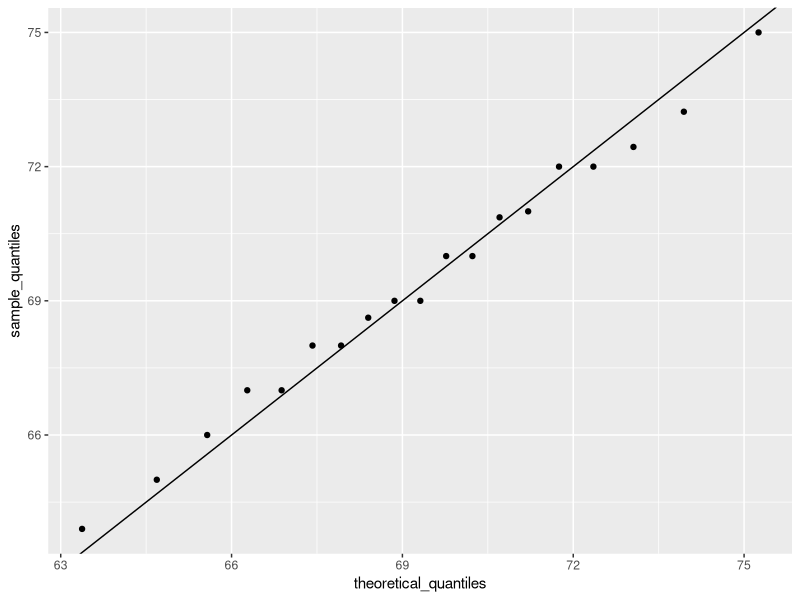
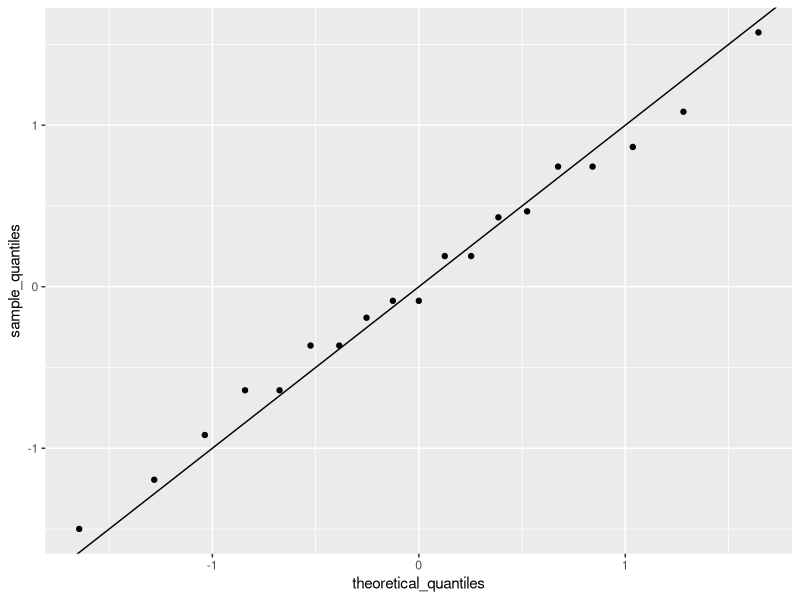
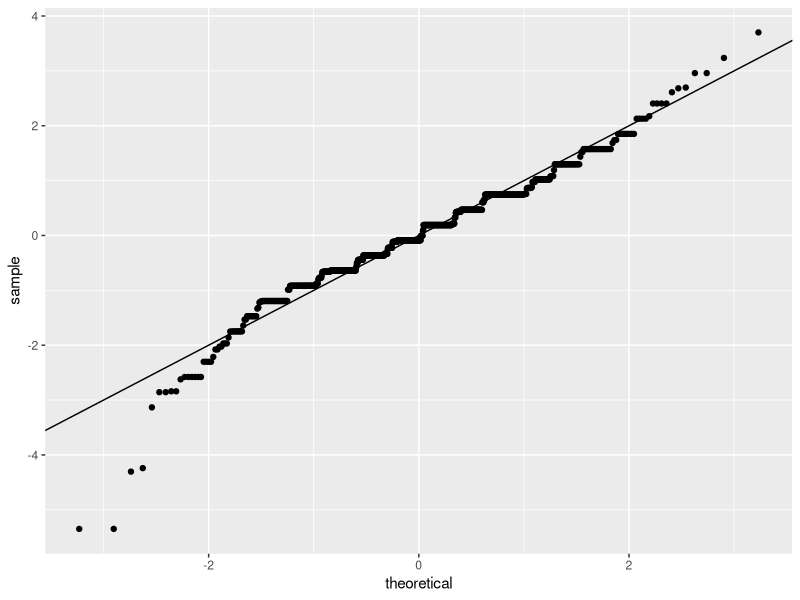
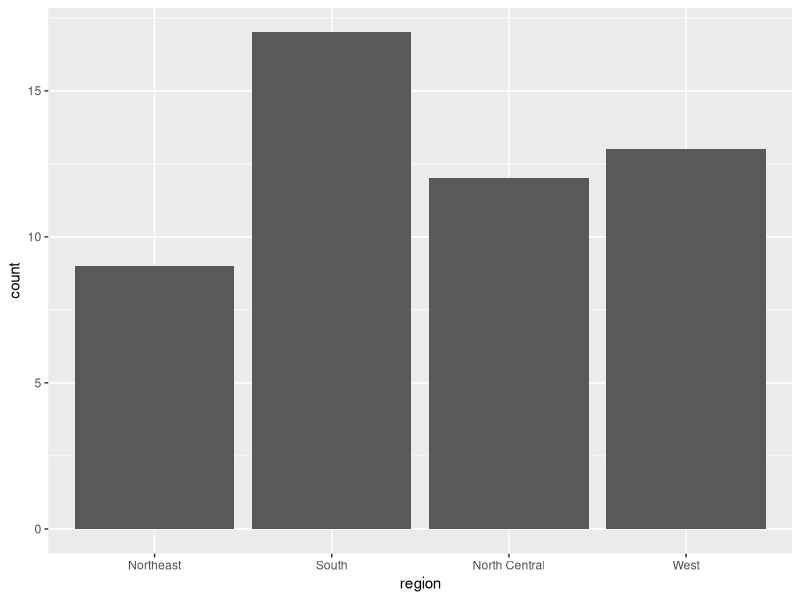
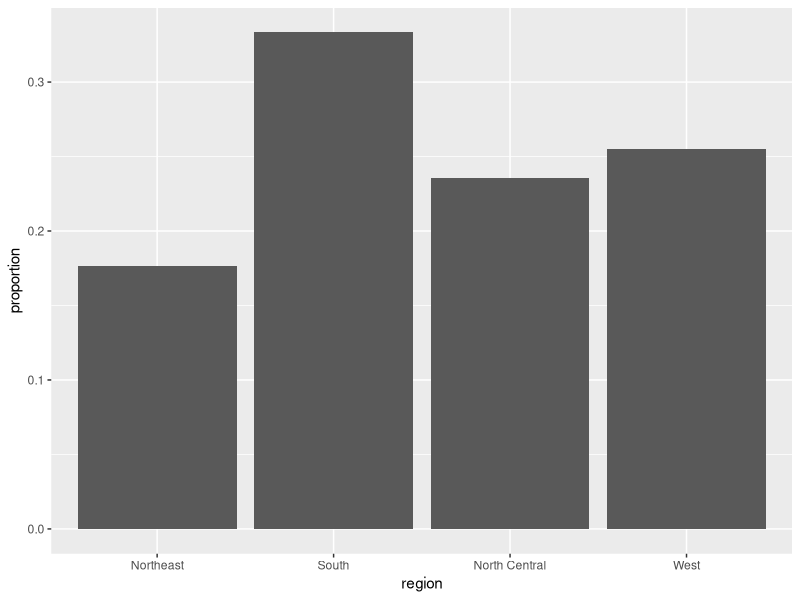
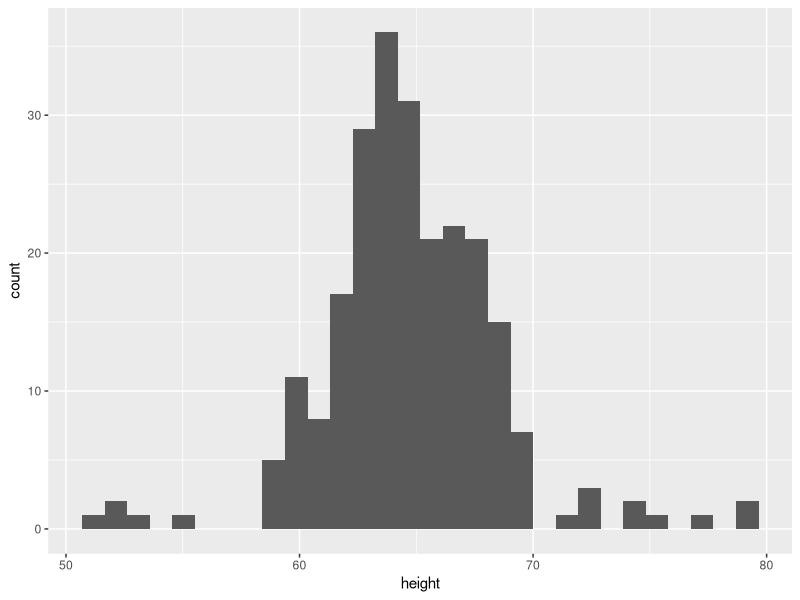
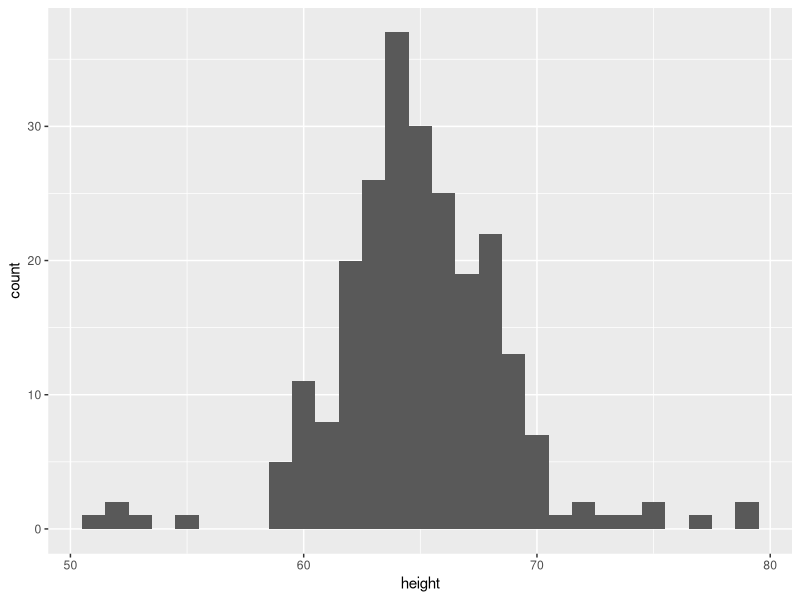
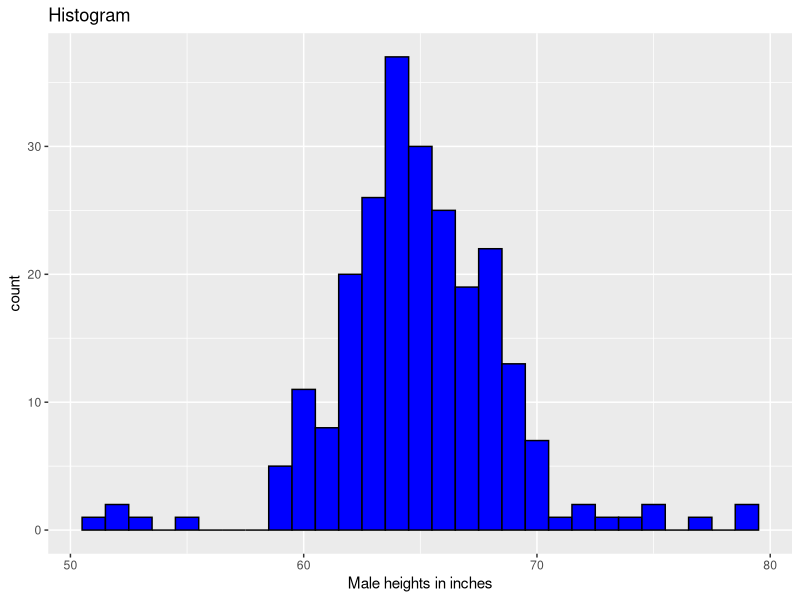

These figures' R source, in order:
## ---- chunk 1
library(tidyverse)
library(dslabs)
data(heights)
head(heights)
## ---- chunk 2
index <- heights$sex=="Male"
x <- heights$height[index]
## ---- chunk 3
m <- mean(x)
s <- sd(x)
c(average = m, sd = s)
## ---- chunk 4
z <- scale(x)
## ---- chunk 5
mean(abs(z) < 2)
## ---- chunk 6
pnorm(-1.96)
## ---- chunk 7
qnorm(0.975)
## ---- chunk 8
qnorm(0.975, mean = 5, sd = 2)
## ---- chunk 9
mean(x <= 69.5)
## ---- chunk 10
p <- seq(0.05, 0.95, 0.05)
## ---- chunk 11
sample_quantiles <- quantile(x, p)
## ---- chunk 12
theoretical_quantiles <- qnorm(p, mean = mean(x), sd = sd(x))
## ---- chunk 13
qplot(theoretical_quantiles, sample_quantiles) + geom_abline()
## ---- chunk 14
sample_quantiles <- quantile(z, p)
theoretical_quantiles <- qnorm(p) 
qplot(theoretical_quantiles, sample_quantiles) + geom_abline()
## ---- chunk 15
heights %>% filter(sex=="Male") %>%
  ggplot(aes(sample = scale(height))) + 
  geom_qq() +
  geom_abline()
## ---- chunk 16
heights %>% filter(sex=="Female") %>% top_n(5, desc(height)) %>% pull(height)
## ---- chunk 17
library(dslabs)
data(heights)
male <- heights$height[heights$sex=="Male"]
female <- heights$height[heights$sex=="Female"]
## ---- chunk 18
length(male)
length(female)
## ---- chunk 19
female_percentiles <- sort(female) %>% .[c(10, 30, 50, 70, 90)]
male_percentiles <- sort(male) %>% .[c(10, 30, 50, 70, 90)]
p <- data.frame("female_percentiles" = female_percentiles, "male_percentiles" = male_percentiles)
## ---- chunk 20
library(dslabs)
data(heights)
x <- heights$height[heights$sex=="Male"]
## ---- chunk 21
mean(x > 69 & x <= 72)
## ---- chunk 22
m <- mean(x)
s <- sd(x)
pnorm(72, mean = m, sd = s) - pnorm(69, mean = m, sd = s)
## ---- chunk 23
exact_cal <- mean(x > 79 & x <= 81)
normal_app <- pnorm(81, mean = m, sd = s) - pnorm(79, mean = m, sd = s)

exact_cal / normal_app
## ---- chunk 24
pnorm(84, mean = 69, sd = 3, lower.tail=FALSE)
## ---- chunk 25
1000000000 * (1 - pnorm(84, mean = 69, sd = 3))
## ---- chunk 26
10 / (1000000000 * (1 - pnorm(84, mean = 69, sd = 3)))
## ---- chunk 27
10 / (1000000000 * (1 - pnorm(80, mean = 69, sd = 3)))
## ---- chunk 28
murders %>% ggplot(aes(region)) + geom_bar()
## ---- chunk 29
data(murders)
tab <- murders %>% 
  count(region) %>% 
  mutate(proportion = n/sum(n))
tab
## ---- chunk 30
tab %>% ggplot(aes(region, proportion)) + geom_bar(stat = "identity")
## ---- chunk 31
heights %>% 
  filter(sex == "Female") %>% 
  ggplot(aes(height)) + 
  geom_histogram()
## ---- chunk 32
heights %>% 
  filter(sex == "Female") %>% 
  ggplot(aes(height)) + 
  geom_histogram(binwidth = 1)
## ---- chunk 33
heights %>% 
  filter(sex == "Female") %>% 
  ggplot(aes(height)) +
  geom_histogram(binwidth = 1, fill = "blue", col = "black") +
  xlab("Male heights in inches") + 
  ggtitle("Histogram")
## ---- chunk 34
heights %>% 
  filter(sex == "Female") %>%
  ggplot(aes(height)) +
  geom_density()
## ---- chunk 35
heights %>% 
  filter(sex == "Female") %>%
  ggplot(aes(height)) +
  geom_density(fill="blue")
## ---- chunk 36
heights %>% filter(sex=="Male") %>%
  ggplot(aes(sample = height)) +
  geom_qq()
## ---- chunk 37
params <- heights %>% filter(sex=="Male") %>%
  summarize(mean = mean(height), sd = sd(height))

heights %>% filter(sex=="Male") %>%
  ggplot(aes(sample = height)) +
  geom_qq(dparams = params) +
  geom_abline()
## ---- chunk 38
heights %>% 
  filter(sex=="Male") %>%
  ggplot(aes(sample = scale(height))) + 
  geom_qq() +
  geom_abline()
## ---- chunk 39
x <- expand.grid(x = 1:12, y = 1:10) %>% 
  mutate(z = 1:120)
## ---- chunk 40
x %>% ggplot(aes(x, y, fill = z)) + 
  geom_raster()
## ---- chunk 41
x %>% ggplot(aes(x, y, fill = z)) + 
  geom_raster() + 
  scale_fill_gradientn(colors =  terrain.colors(10))
## ---- chunk 42
x <- heights %>% 
  filter(sex=="Male") %>% 
  pull(height)
## ---- chunk 43
qplot(x)
## ---- chunk 44
qplot(sample = scale(x)) + geom_abline()
## ---- chunk 45
heights %>% qplot(sex, height, data = .)
## ---- chunk 46
heights %>% qplot(sex, height, data = ., geom = "boxplot")
## ---- chunk 47
qplot(x, geom = "density")
## ---- chunk 48
qplot(x, bins=15, color = I("black"), xlab = "Population")
## ---- chunk 49
heights %>% ggplot(aes(x = height))
## ---- chunk 50
heights %>% ggplot(aes(x = height)) + geom_histogram()
## ---- chunk 51
heights %>% ggplot(aes(x = height)) + geom_histogram(binwidth = 1)
## ---- chunk 52
heights %>% ggplot(aes(x = height)) + geom_density()
## ---- chunk 53
heights %>% ggplot(aes(x = height, group = sex)) + geom_density()
## ---- chunk 54
heights %>% ggplot(aes(x = height, group = sex, color = sex)) + geom_density()
## ---- chunk 55
heights %>% 
  ggplot(aes(height, fill = sex)) + 
  geom_density() 
## ---- chunk 56
heights %>% 
  ggplot(aes(height, fill = sex)) + 
  geom_density(alpha = .2) 
